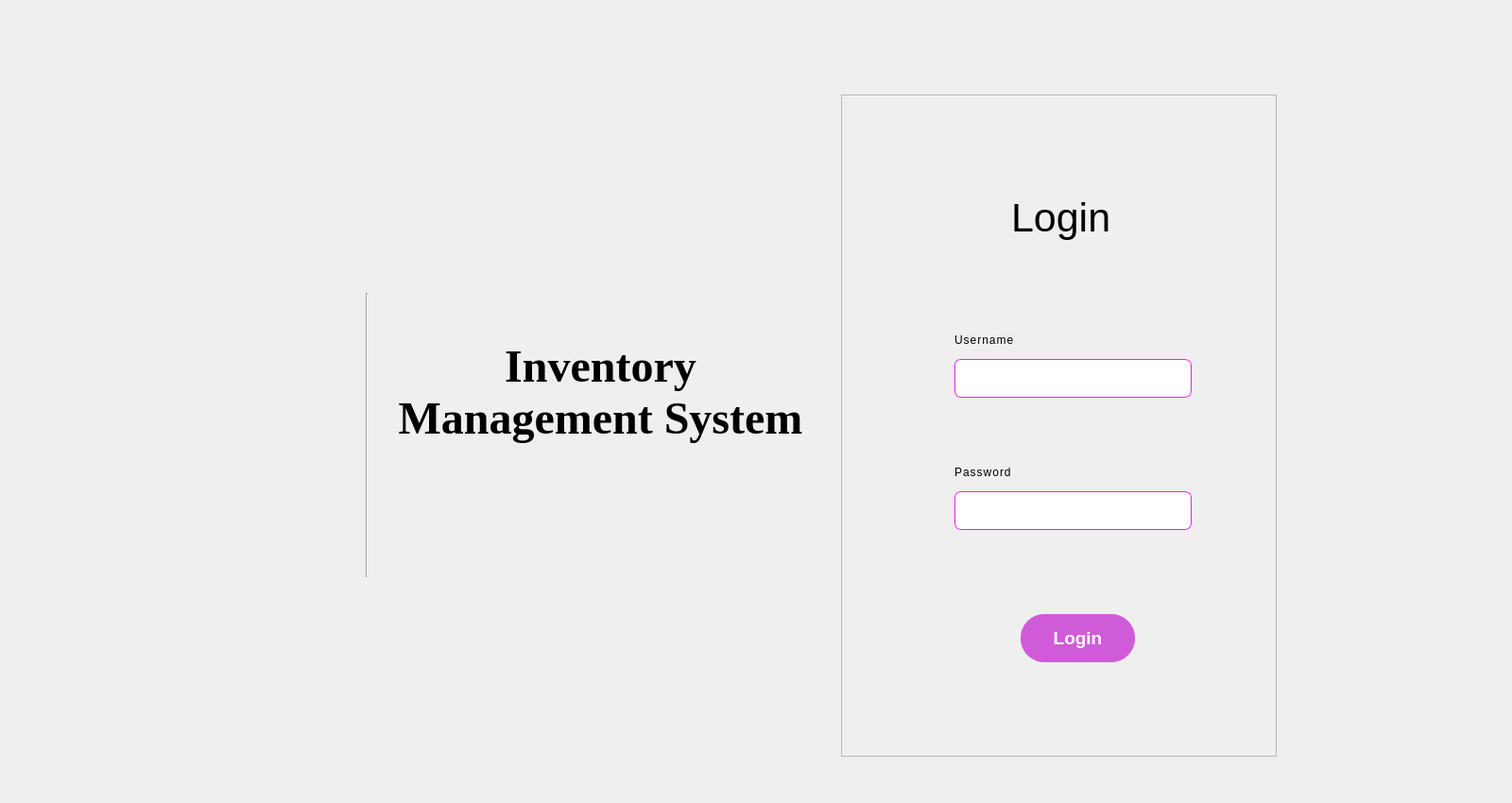
<?xml version="1.0" encoding="UTF-8"?>
<ui version="4.0">
 <class>MainWindow</class>
 <widget class="QWidget" name="MainWindow">
  <property name="geometry">
   <rect>
    <x>0</x>
    <y>0</y>
    <width>1600</width>
    <height>850</height>
   </rect>
  </property>
  <property name="windowTitle">
   <string>Inventory Management System</string>
  </property>
  <property name="styleSheet">
   <string notr="true"/>
  </property>
  <widget class="QLabel" name="label_4">
   <property name="geometry">
    <rect>
     <x>420</x>
     <y>260</y>
     <width>431</width>
     <height>311</height>
    </rect>
   </property>
   <property name="font">
    <font>
     <family>Times New Roman</family>
     <pointsize>36</pointsize>
     <weight>75</weight>
     <italic>false</italic>
     <bold>true</bold>
    </font>
   </property>
   <property name="styleSheet">
    <string notr="true">font: Bold 36pt &quot;Times New Roman&quot;;
color:#000000;
font-variant: small-caps;</string>
   </property>
   <property name="text">
    <string>Inventory Management System</string>
   </property>
   <property name="alignment">
    <set>Qt::AlignCenter</set>
   </property>
   <property name="wordWrap">
    <bool>true</bool>
   </property>
  </widget>
  <widget class="QFrame" name="frame">
   <property name="geometry">
    <rect>
     <x>890</x>
     <y>100</y>
     <width>461</width>
     <height>701</height>
    </rect>
   </property>
   <property name="frameShape">
    <enum>QFrame::StyledPanel</enum>
   </property>
   <property name="frameShadow">
    <enum>QFrame::Raised</enum>
   </property>
   <widget class="QLabel" name="label_2">
    <property name="geometry">
     <rect>
      <x>120</x>
      <y>250</y>
      <width>111</width>
      <height>21</height>
     </rect>
    </property>
    <property name="styleSheet">
     <string notr="true">color:black;
font: 12pt &quot;MS Shell Dlg 2&quot;;
letter-spacing:1px;</string>
    </property>
    <property name="text">
     <string>&lt;html&gt;&lt;head/&gt;&lt;body&gt;&lt;p&gt;Username&lt;/p&gt;&lt;/body&gt;&lt;/html&gt;</string>
    </property>
   </widget>
   <widget class="QLineEdit" name="lineEdit">
    <property name="geometry">
     <rect>
      <x>120</x>
      <y>280</y>
      <width>251</width>
      <height>41</height>
     </rect>
    </property>
    <property name="font">
     <font>
      <family>Arial</family>
      <pointsize>12</pointsize>
      <weight>75</weight>
      <bold>true</bold>
     </font>
    </property>
    <property name="styleSheet">
     <string notr="true">QLineEdit{border-style:solid;
border-width:1px;
border-color:#ef17ff;
border-radius:7px;}</string>
    </property>
   </widget>
   <widget class="QLabel" name="label_3">
    <property name="geometry">
     <rect>
      <x>120</x>
      <y>390</y>
      <width>111</width>
      <height>21</height>
     </rect>
    </property>
    <property name="styleSheet">
     <string notr="true">color:#000000;
font: 12pt &quot;MS Shell Dlg 2&quot;;
letter-spacing:1px;</string>
    </property>
    <property name="text">
     <string>&lt;html&gt;&lt;head/&gt;&lt;body&gt;&lt;p&gt;Password&lt;/p&gt;&lt;/body&gt;&lt;/html&gt;</string>
    </property>
   </widget>
   <widget class="QLineEdit" name="lineEdit_2">
    <property name="geometry">
     <rect>
      <x>120</x>
      <y>420</y>
      <width>251</width>
      <height>41</height>
     </rect>
    </property>
    <property name="styleSheet">
     <string notr="true">QLineEdit{border-style:solid;
border-width:1px;
border-color:#ef17ff;
border-radius:7px;}</string>
    </property>
    <property name="echoMode">
     <enum>QLineEdit::Password</enum>
    </property>
   </widget>
   <widget class="QPushButton" name="loginBtn">
    <property name="enabled">
     <bool>true</bool>
    </property>
    <property name="geometry">
     <rect>
      <x>190</x>
      <y>550</y>
      <width>121</width>
      <height>51</height>
     </rect>
    </property>
    <property name="font">
     <font>
      <pointsize>14</pointsize>
      <weight>75</weight>
      <bold>true</bold>
     </font>
    </property>
    <property name="styleSheet">
     <string notr="true">QPushButton{
color:#ffffff;
background-color:#d05bd9;
border-radius:25px;
}

QPushButton::hover{

background-color:#b000bd;}
</string>
    </property>
    <property name="text">
     <string>Login</string>
    </property>
   </widget>
   <widget class="QLabel" name="label_6">
    <property name="geometry">
     <rect>
      <x>180</x>
      <y>80</y>
      <width>151</width>
      <height>101</height>
     </rect>
    </property>
    <property name="font">
     <font>
      <family>Arial</family>
      <pointsize>32</pointsize>
      <weight>50</weight>
      <italic>false</italic>
      <bold>false</bold>
      <underline>false</underline>
     </font>
    </property>
    <property name="styleSheet">
     <string notr="true">color:#000000;
font: 32pt &quot;Arial&quot;;</string>
    </property>
    <property name="text">
     <string>&lt;html&gt;&lt;head/&gt;&lt;body&gt;&lt;p&gt;&lt;span style=&quot; &quot;&gt;Login&lt;/span&gt;&lt;/p&gt;&lt;/body&gt;&lt;/html&gt;</string>
    </property>
   </widget>
   <widget class="QLabel" name="redLab">
    <property name="geometry">
     <rect>
      <x>130</x>
      <y>490</y>
      <width>241</width>
      <height>16</height>
     </rect>
    </property>
    <property name="font">
     <font>
      <family>Arial</family>
      <pointsize>10</pointsize>
      <weight>75</weight>
      <bold>true</bold>
     </font>
    </property>
    <property name="styleSheet">
     <string notr="true">color:red;</string>
    </property>
    <property name="text">
     <string/>
    </property>
   </widget>
  </widget>
  <widget class="Line" name="line">
   <property name="geometry">
    <rect>
     <x>380</x>
     <y>310</y>
     <width>16</width>
     <height>301</height>
    </rect>
   </property>
   <property name="styleSheet">
    <string notr="true">color:black;</string>
   </property>
   <property name="orientation">
    <enum>Qt::Vertical</enum>
   </property>
  </widget>
  <widget class="QLabel" name="label_5">
   <property name="geometry">
    <rect>
     <x>0</x>
     <y>0</y>
     <width>1601</width>
     <height>901</height>
    </rect>
   </property>
   <property name="text">
    <string/>
   </property>
   <property name="pixmap">
    <pixmap resource="../test.qrc">:/newPrefix/warehouse-6-blog.jpg</pixmap>
   </property>
   <property name="scaledContents">
    <bool>true</bool>
   </property>
  </widget>
  <zorder>label_5</zorder>
  <zorder>label_4</zorder>
  <zorder>frame</zorder>
  <zorder>line</zorder>
 </widget>
 <resources>
  <include location="../test.qrc"/>
  <include location="../test.qrc"/>
 </resources>
 <connections/>
</ui>
